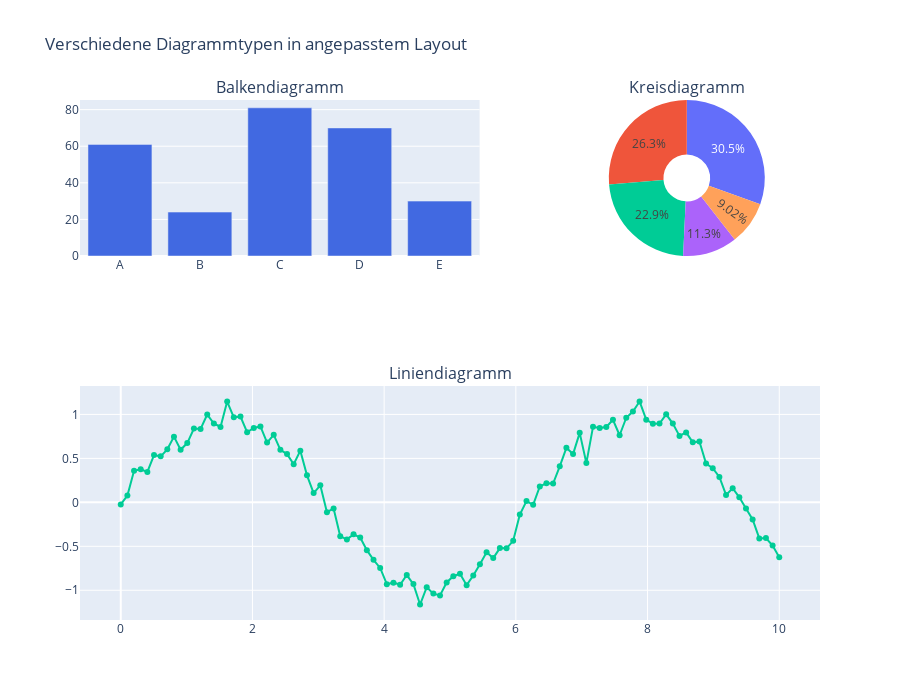

Notebook code for this chart:
### Markdown cell above
**Erklärung:**
- Mit `make_subplots` erstellst du ein Raster von Plots mit angegebenen Zeilen und Spalten
- `subplot_titles` setzt Titel für jeden einzelnen Subplot
- Mit `add_trace` fügst du Visualisierungen zu spezifischen Positionen (Zeile, Spalte) hinzu
- Das resultierende Diagramm zeigt vier verschiedene Funktionen in separaten Teildiagrammen

### Beispiel 2: Anpassung der Subplot-Größen

### Code cell
# Daten generieren
np.random.seed(42)
kategorien = ['A', 'B', 'C', 'D', 'E']
werte = np.random.randint(10, 100, size=len(kategorien))

# Subplots mit angepassten Größen erstellen
fig = make_subplots(
    rows=2, cols=2,
    subplot_titles=("Balkendiagramm", "Kreisdiagramm", "Liniendiagramm", "Streudiagramm"),
    specs=[
        [{"type": "xy"}, {"type": "domain"}],  # Erste Zeile: Standard XY-Plot und Domain-Plot (für Pie)
        [{"colspan": 2}, None]                  # Zweite Zeile: Ein Plot über die gesamte Breite
    ],
    column_widths=[0.6, 0.4],  # Unterschiedliche Spaltenbreiten
    row_heights=[0.4, 0.6]     # Unterschiedliche Zeilenhöhen
)

# Balkendiagramm hinzufügen
fig.add_trace(
    go.Bar(x=kategorien, y=werte, marker_color='royalblue'),
    row=1, col=1
)

# Kreisdiagramm hinzufügen (nutzt 'domain' type)
fig.add_trace(
    go.Pie(labels=kategorien, values=werte, hole=0.3),
    row=1, col=2
)

# Liniendiagramm über die ganze Breite hinzufügen
x = np.linspace(0, 10, 100)
y = np.sin(x) + np.random.normal(0, 0.1, 100)
fig.add_trace(
    go.Scatter(x=x, y=y, mode='lines+markers'),
    row=2, col=1  # Wird über die gesamte Breite angezeigt wegen colspan
)

# Layout anpassen
fig.update_layout(
    height=700, 
    title_text="Verschiedene Diagrammtypen in angepasstem Layout",
    showlegend=False
)

fig.show()

### Figure 1 — Plotly figure (JSON) as saved in the notebook; plotly's stock layout.template omitted (floating-point values rounded to 4 significant figures)
{"data": [{"marker": {"color": "royalblue"}, "type": "bar", "x": ["A", "B", "C", "D", "E"], "xaxis": "x", "y": [61, 24, 81, 70, 30], "yaxis": "y"}, {"domain": {"x": [0.64, 1], "y": [0.7, 1]}, "hole": 0.3, "labels": ["A", "B", "C", "D", "E"], "type": "pie", "values": [61, 24, 81, 70, 30]}, {"mode": "lines+markers", "type": "scatter", "x": [0.0, 0.101, 0.202, 0.303, 0.404, 0.5051, 0.6061, 0.7071, 0.8081, 0.9091, 1.01, 1.111, 1.212, 1.313, 1.414, 1.515, 1.616, 1.717, 1.818, 1.919, 2.02, 2.121, 2.222, 2.323, 2.424, 2.525, 2.626, 2.727, 2.828, 2.929, 3.03, 3.131, 3.232, 3.333, 3.434, 3.535, 3.636, 3.737, 3.838, 3.939, 4.04, 4.141, 4.242, 4.343, 4.444, 4.545, 4.646, 4.747, 4.848, 4.949, 5.051, 5.152, 5.253, 5.354, 5.455, 5.556, 5.657, 5.758, 5.859, 5.96, 6.061, 6.162, 6.263, 6.364, 6.465, 6.566, 6.667, 6.768, 6.869, 6.97, 7.071, 7.172, 7.273, 7.374, 7.475, 7.576, 7.677, 7.778, 7.879, 7.98, 8.081, 8.182, 8.283, 8.384, 8.485, 8.586, 8.687, 8.788, 8.889, 8.99, 9.091, 9.192, 9.293, 9.394, 9.495, 9.596, 9.697, 9.798, 9.899, 10.0], "xaxis": "x2", "y": [-0.02342, 0.07742, 0.3586, 0.3752, 0.3462, 0.5381, 0.5233, 0.603, 0.7472, 0.5976, 0.6744, 0.84, 0.8351, 0.9984, 0.897, 0.8572, 1.146, 0.9667, 0.9763, 0.7974, 0.8463, 0.8634, 0.6801, 0.7676, 0.5973, 0.5489, 0.4327, 0.5878, 0.3069, 0.1049, 0.1933, -0.1118, -0.06972, -0.3865, -0.4214, -0.364, -0.401, -0.544, -0.6533, -0.7459, -0.9304, -0.9134, -0.9376, -0.827, -0.93, -1.162, -0.9654, -1.038, -1.058, -0.9109, -0.8403, -0.812, -0.9416, -0.8323, -0.7039, -0.5675, -0.6343, -0.5203, -0.5226, -0.4376, -0.1395, 0.01435, -0.02776, 0.1807, 0.2166, 0.2142, 0.4103, 0.6196, 0.549, 0.7903, 0.4466, 0.8583, 0.8445, 0.857, 0.9381, 0.7628, 0.9624, 1.033, 1.147, 0.9403, 0.8935, 0.8966, 1.001, 0.8958, 0.7545, 0.7952, 0.6825, 0.6916, 0.4404, 0.3885, 0.2885, 0.08441, 0.1611, 0.05694, -0.0696, -0.1938, -0.4104, -0.4067, -0.4909, -0.6242], "yaxis": "y2"}], "layout": {"annotations": [{"font": {"size": 16}, "showarrow": false, "text": "Balkendiagramm", "x": 0.27, "xanchor": "center", "xref": "paper", "y": 1, "yanchor": "bottom", "yref": "paper"}, {"font": {"size": 16}, "showarrow": false, "text": "Kreisdiagramm", "x": 0.82, "xanchor": "center", "xref": "paper", "y": 1, "yanchor": "bottom", "yref": "paper"}, {"font": {"size": 16}, "showarrow": false, "text": "Liniendiagramm", "x": 0.5, "xanchor": "center", "xref": "paper", "y": 0.45, "yanchor": "bottom", "yref": "paper"}], "height": 700, "showlegend": false, "title": {"text": "Verschiedene Diagrammtypen in angepasstem Layout"}, "xaxis": {"anchor": "y", "domain": [0, 0.54]}, "xaxis2": {"anchor": "y2", "domain": [0, 1]}, "yaxis": {"anchor": "x", "domain": [0.7, 1]}, "yaxis2": {"anchor": "x2", "domain": [0, 0.45]}}}
